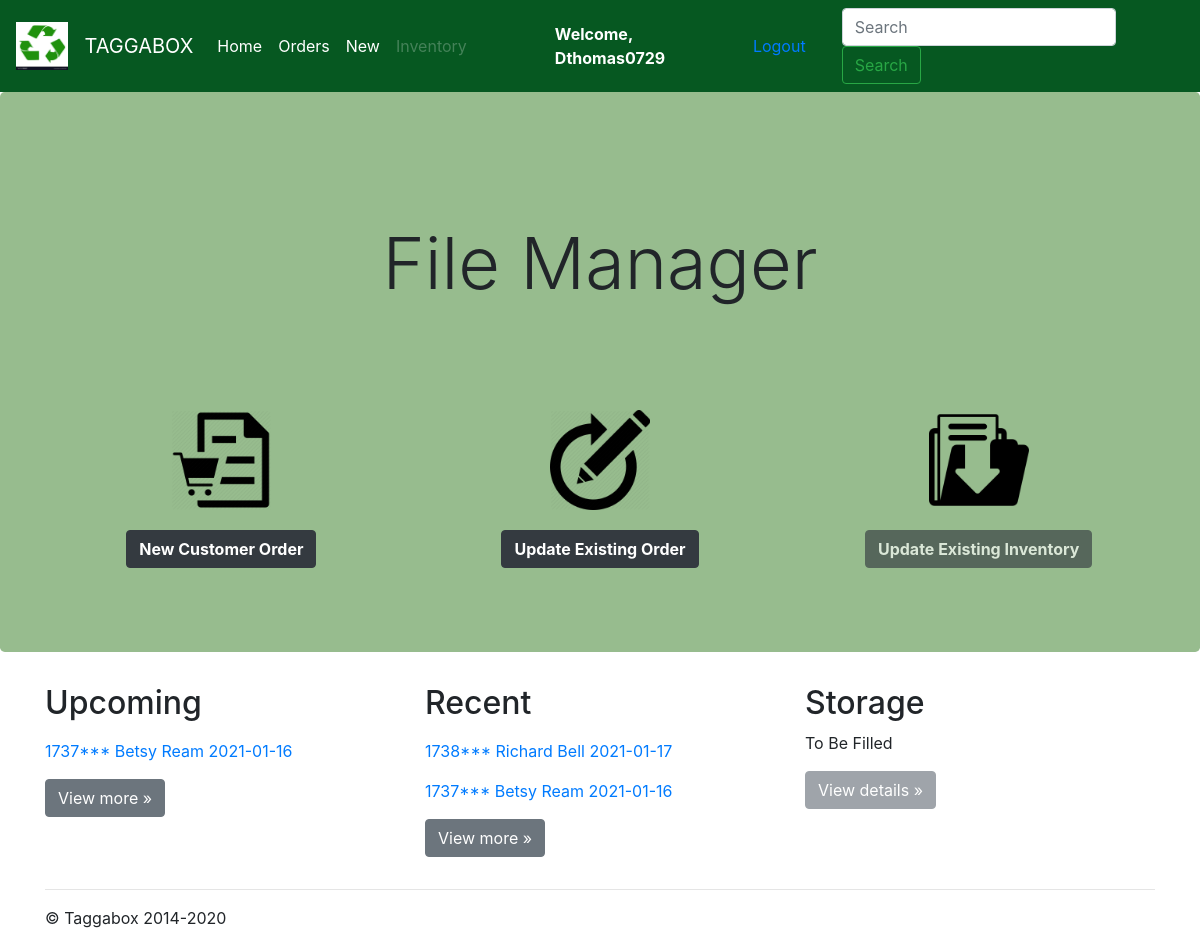
The app's page / (signed in) with its own data.
### file_manager/models.py (models this page shows, shortened)
class RentalOrder(models.Model):
    invoice = models.CharField(max_length=6)
    date = models.DateField('date')
    customer = models.ForeignKey(Customer, on_delete=models.CASCADE)
    lg_boxes = models.IntegerField(default=0)
    xl_boxes = models.IntegerField(default=0)
    lg_dollies = models.IntegerField(default=0)
    xl_dollies = models.IntegerField(default=0)
    wardrobes = models.IntegerField(default=0)
    labels = models.IntegerField(default=0)
    zip_ties = models.IntegerField(default=0)
    bins = models.IntegerField(default=0)
    rental_period = models.CharField(max_length=100)
    delivery_date = models.DateField('delivery date')
    delivery_street = models.CharField(max_length=100)
    delivery_apt_suite_other = models.CharField(max_length=100)
    delivery_city = models.CharField(max_length=100)
    delivery_state = models.CharField(max_length=100)
    delivery_zip_code = models.CharField(max_length=15)
    pickup_date = models.DateField('pickup date')
    total_price = models.FloatField(default=0)
    pickup_address = models.CharField(max_length=100)
    def __str__(self):
        return f'''
        {self.invoice}*** {self.customer} {self.date}
        '''
    def recent_order(self):
        now = timezone.now()
        last_week = now - datetime.timedelta(days=7)
        return  last_week.date() <= self.date <= now.date()
    def upcoming(self):
        now = timezone.now()
        next_week = now + datetime.timedelta(days=7)
        if now.date() <= self.delivery_date <= next_week.date():
            return True
        elif now.date() <= self.pickup_date <= next_week.date():
            return True

class Customer(models.Model):
    first = models.CharField(max_length=100)
    last = models.CharField(max_length=100)
    phone = models.CharField(max_length=100)
    email = models.CharField(max_length=100)
    street = models.CharField(max_length=100)
    apt_suite_other = models.CharField(max_length=100)
    city = models.CharField(max_length=100)
    state = models.CharField(max_length=100)
    zip_code = models.CharField(max_length=15)
    def __str__(self):
        return f'{self.first} {self.last}'

### file_manager/views.py (the view)
# urls.py: 2. Add a URL to urlpatterns:  path('', views.home, name='home')
@login_required(login_url='/login')
def home(request):
    update_order_db()
    search = request.POST.get('search')
    last_orders = RentalOrder.objects.all()
    recent_orders = []
    upcoming_orders = []
    for order in last_orders:
        if order.recent_order():
            recent_orders.append(order)
    for order in last_orders:
        if order.upcoming():
            upcoming_orders.append(order)
    context = {
        'recent_orders': recent_orders,
        'upcoming_orders': upcoming_orders,
        'search': search,
    }
    return render(request, 'file_manager/home.html', context)

### file_manager/templates/file_manager/home.html
{% extends "file_manager/base.html" %}
{% block content %}
{% load static %}
  <div class="jumbotron" style="background-color: #97BC8E">
    <div class="jumbotron jumbotron-fluid text-center" style="background-color: #97BC8E">
        <h1 class="display-3">File Manager</h1>
    </div>
      <div class="container">
      <div class="row">
        <div class="col-sm">
              <div class="text-center">
                <img src="{% static 'file_manager/img/new_order.png' %}" style="width: 100px; height: 100px" class="card-img-top" alt="...">
                  <div class="card-body">
                  <a type="button" href="/new_customer" class="btn btn-dark font-weight-bold text-center">New Customer Order</a>
                    </div>
              </div>
        </div>
        <div class="col-sm">
            <div class="text-center">
              <img src="{% static 'file_manager/img/update-icon.png' %}" style="width: 100px; height: 100px" class="card-img-top" alt="...">
              <div class="card-body">
              <a type="button" href="/orders" class="btn btn-dark font-weight-bold">Update Existing Order</a>
                </div>
            </div>
        </div>
        <div class="col-sm">
            <div class="text-center">
              <img src="{% static 'file_manager/img/save.png' %}" style="width: 100px; height: 100px" class="card-img-top" alt="...">
               <div class="card-body">
                 <a type="button" href="/orders" class="btn btn-dark font-weight-bold disabled">Update Existing Inventory</a>
               </div>
          </div>
        </div>
      </div>
    </div>
    </div>
<div class="container">
    <div class="row">
      <div class="col-md-4">
        <h2>Upcoming</h2>
        <p> {% if upcoming_orders %}
                {% for order in upcoming_orders %}
                    <p><a href="/{{ order.invoice }}/">{{ order }}  </a></p>
                {% endfor %}
            {% else %}
                <p> There are no upcoming orders.</p>
            {% endif %}
        <p><a class="btn btn-secondary" href="/orders" role="button">View more &raquo;</a></p>
      </div>
      <div class="col-md-4">
        <h2>Recent</h2>
        <p> {% if recent_orders %}
              {% for order in recent_orders %}
                <p><a href="/{{ order.invoice }}/">{{ order }}  </a></p>
              {% endfor %}
            {% else %}
              <p>No rental orders are available.</p>
            {% endif %}
        <p><a class="btn btn-secondary" href="/orders" role="button">View more &raquo;</a></p>
      </div>
      <div class="col-md-4">
        <h2>Storage</h2>
        <p> To Be Filled </p>
        <p><a class="btn btn-secondary disabled" href="#" role="button">View details &raquo;</a></p>
      </div>
    </div>
    <hr>
  </div>
{% endblock content %}

### file_manager/templates/file_manager/base.html (shortened to what this page needs)
<!doctype html>
<html lang="en">
  <head>
    {% load static %}
    <link rel="stylesheet" href="{% static 'file_manager/css/bootstrap.min.css' %}" type="text/css"/>
  </head>
  <body>
    <nav class="navbar navbar-expand-md navbar-dark" style="background-color: #065821">
  <img src="{% static 'file_manager/img/logo.png' %}" style="width: 54px; height: 58.25px" class="navbar-brand" href="/">
  <a class="navbar-brand" href="/">TAGGABOX</a>
  <div id="navbarSupportedContent" class="navbar-collapse collapse">
    <ul class="navbar-nav mr-auto">
      <li class="nav-item active">
        <a class="nav-link" href='/'>Home <span class="sr-only">(current)</span></a>
      </li>
      <li class="nav-item active">
        <a class="nav-link" href="/orders">Orders</a>
      </li>
      <li class="nav-item active">
        <a class="nav-link" href="/new_customer">New</a>
      </li>
     <li class="nav-item">
        <a class="nav-link disabled" href="#">Inventory</a>
      </li>
    </ul>
      <span class="nav-item active" style="margin-left: 80px;color: white;font-weight: bold;">Welcome, {{ request.user }}</span>
      <span style="margin-right: 20px"><a class="nav-link" href="/logout">Logout</a> </span>
    <form class="form-inline my-2 my-lg-0" action="/new_search/" method="post">
      <input class="form-control mr-sm-2" type="text" name="search" placeholder="Search" aria-label="Search">
      <button class="btn btn-outline-success my-2 my-sm-0" type="submit">Search</button>
    </form>
  </div>
</nav>
    <main role="main">
{% block content %}
    {% endblock %}
</main>
<footer class="container">
  <p>&copy; Taggabox 2014-2020</p>
</footer>
  </body>
</html>

### records on screen
RentalOrder: invoice+customer+date "1737*** Betsy Ream 2021-01-16"
RentalOrder: invoice+customer+date "1738*** Richard Bell 2021-01-17"

### other values on screen
{{ request.user }} "Dthomas0729"
